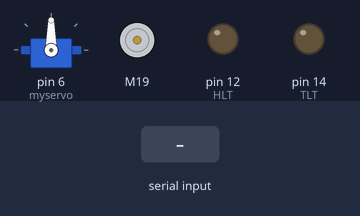
This sketch was run on a simulated Arduino Mega 2560, built with avr-gcc and run on an emulated ATmega2560. Shown: servo, DC motor (green arrow = forward, orange = backward, longer = faster), output pins drawn as LEDs (lit = HIGH). The inputs (shaded band) are chosen by the test bench.

Above: at 1.2 s.
1.3 s: "2" received over the second serial link
At 2.1 s:
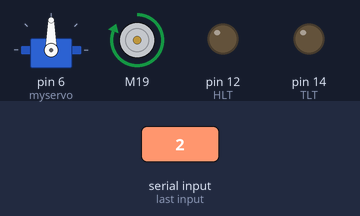
3.8 s: "3" received over the second serial link
At 4.5 s:
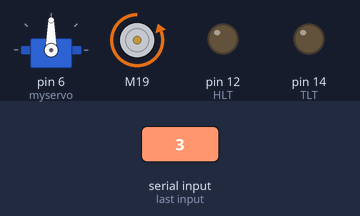
6.3 s: "4" received over the second serial link
At 7.5 s:
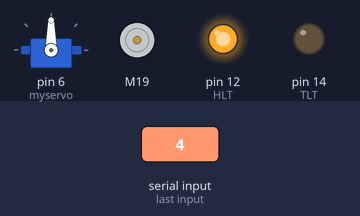
7.8 s: "6" received over the second serial link
At 8.7 s:
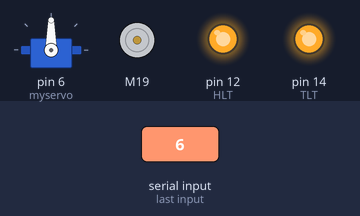
9.3 s: "5" received over the second serial link
At 9.9 s:
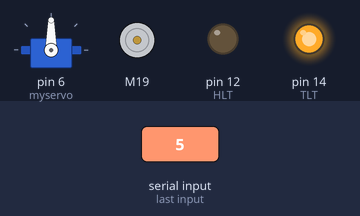
10.8 s: "l" received over the second serial link
At 12.2 s:
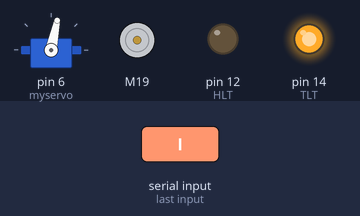
Timing chart, 0 to 13.3 s (numbered marks = the images above; inputs shaded):
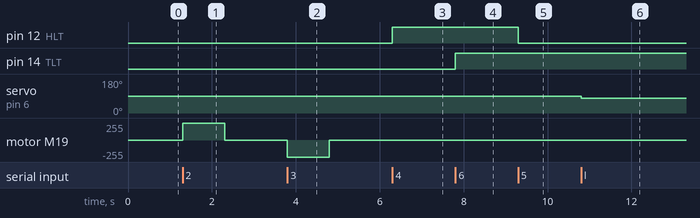

Measured:
- after the input at 1.3 s, motor M19: stopped → forward 255/255 at once, → stopped 1.0 s later
- after the input at 3.8 s, motor M19: stopped → backward 255/255 at once, → stopped 1.0 s later
- after the input at 6.3 s, pin 12 (HLT): LOW → HIGH at once
- after the input at 7.8 s, pin 14 (TLT): LOW → HIGH at once
- after the input at 9.3 s, pin 12 (HLT): HIGH → LOW at once
- after the input at 10.8 s, servo on pin 6 (myservo): 90° → 78° at once

The sketch:

Miata_Car.ino
```cpp
//  Created by Matthew Chamot
//  For a Teensy LC
//  December 2017


#include <SparkFun_TB6612.h>
#include <Servo.h>

// Define pins for motor driver
#define AIN1 19
#define AIN2 20
#define PWMA 22
#define STBY 17

#define HLT 12  // Headlight
#define TLT 14  // Taillight


const int offsetA = 1;

Motor motor1 = Motor(AIN1, AIN2, PWMA, offsetA, STBY);

// Define servo for steering
Servo myservo;

char data = 0;

void setup() {
  Serial1.begin(115200);
  pinMode(HLT,OUTPUT);
  pinMode(TLT,OUTPUT);
  myservo.attach(6);

}

void loop()
{
    // Read a character sent from the controller over bluetooth and determine what action to do.
    if (Serial1.available()) {
      data = Serial1.read();
      if(data == '1') {
        digitalWrite(13, HIGH);
        Serial1.write("LED is on\n");
      }
      else if(data == '0') {
        digitalWrite(13, LOW);
        Serial1.write("LED is off\n");
      }
      else if(data == '2') {
        Serial1.write("Motor CW\n");
        motor1.drive(255,1000);
        motor1.brake();
      }
      else if(data == '3') {
        Serial1.write("Motor CCW\n");
        motor1.drive(-255,1000);
        motor1.brake();
      }
      else if(data =='4') {
        digitalWrite(HLT,HIGH);
        Serial1.write("Headlights On\n");
      }
      else if(data =='5') {
        digitalWrite(HLT,LOW);
        Serial1.write("Headlights Off\n");
      }
      else if(data =='6') {
        digitalWrite(TLT,HIGH);
        Serial1.write("Taillights On\n");
      }
      else if(data =='7') {
        digitalWrite(TLT,LOW);
        Serial1.write("Taillights Off\n");
      }
      else if(data =='l') {
        myservo.write(78);
        Serial1.write("Servo Right\n");
      }
      else if(data =='c') {
        myservo.write(88);
        Serial1.write("Servo Straight\n");
      }
      else if(data =='d') {
        myservo.write(98);
        Serial1.write("Servo Left\n");
      }
      else if(data == 'r') {
        Serial1.write("Motor CW On\n");
        motor1.drive(255);
      }
      else if(data == 'b') {
        Serial1.write("Motor CW Off\n");
        motor1.brake();
      }
      else if(data == 'f') {
        Serial1.write("Motor CCW On\n");
        motor1.drive(-255);
      }


    }
}
```
